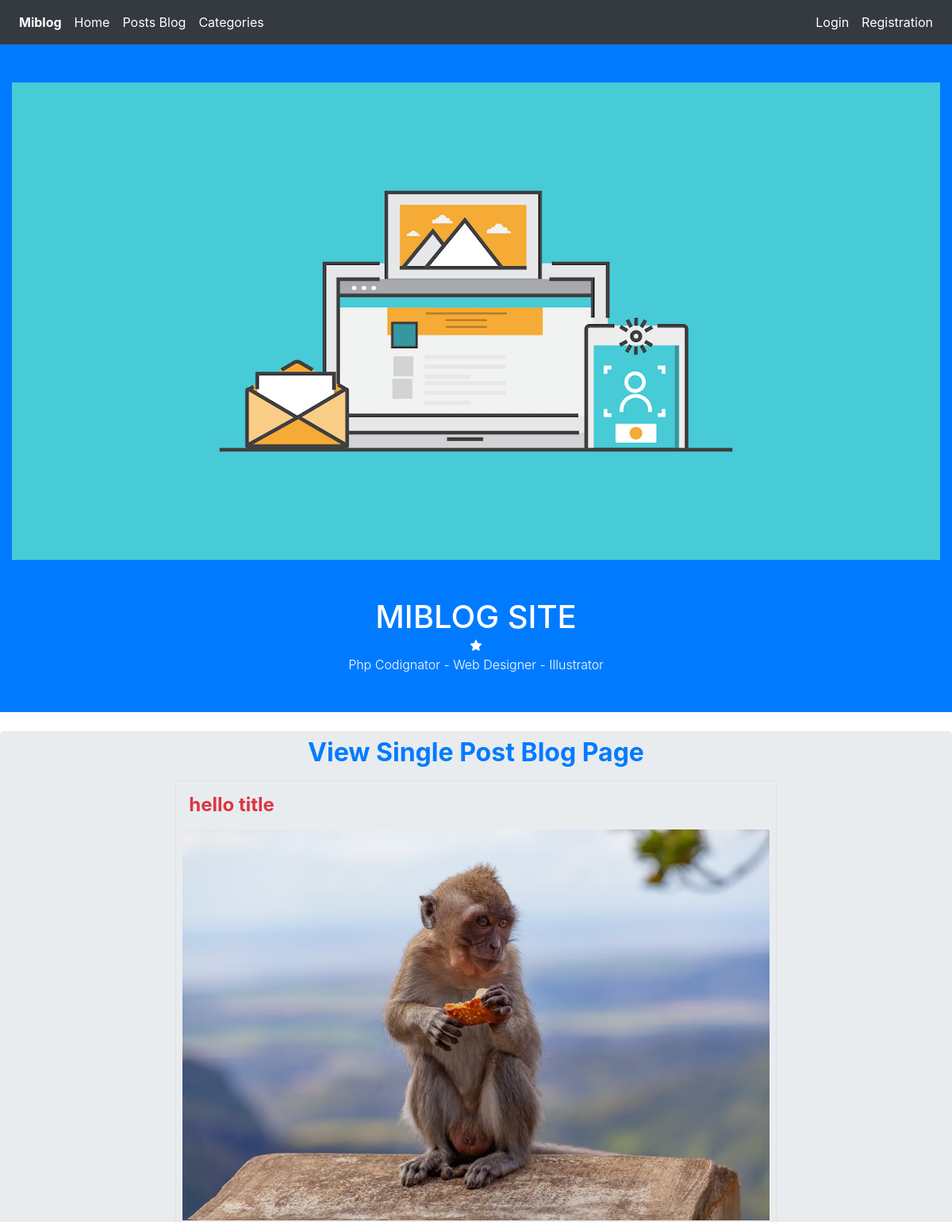
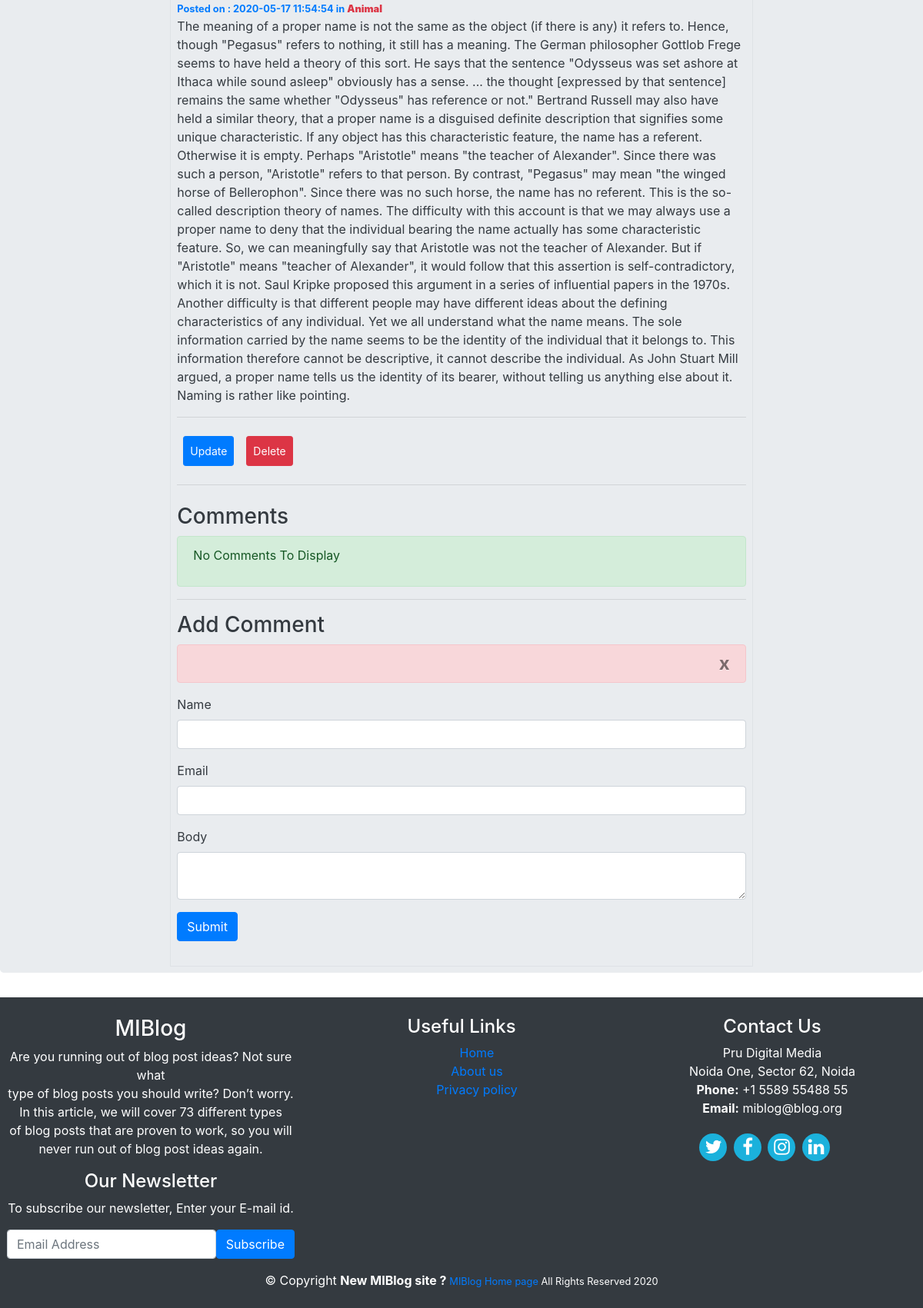
Screenshot of /posts/hello-title with the database file from the repository (2 pictures, top to bottom).
### tables this page shows
CREATE TABLE `posts` (
  `id` int(11) NOT NULL,
  `category_id` int(11) NOT NULL,
  `user_id` int(11) NOT NULL,
  `title` varchar(255) NOT NULL,
  `slug` varchar(255) NOT NULL,
  `body` text NOT NULL,
  `post_image` varchar(255) NOT NULL,
  `created_at` timestamp NOT NULL DEFAULT current_timestamp()
);

CREATE TABLE `categories` (
  `category_id` int(11) NOT NULL,
  `category_name` varchar(255) NOT NULL,
  `created_at` timestamp NOT NULL DEFAULT current_timestamp()
);

### application/controllers/Posts.php (called while the page is built, shortened)
<?php
	class Posts extends CI_Controller{
		public function view($slug = NULL){
			$data['post'] = $this->Post_model->get_posts($slug);
			$post_id = $data['post']['id'];
			$data['comments']= $this->Comment_model->get_comments($post_id);
			$data['categories'] = $this->Post_model->get_posts($slug);
			$this->load->view('templates/header');
			$this->load->view('posts/view' , $data);
			$this->load->view('templates/footer');
		}
	}
?>

### index.php (called while the page is built, shortened)
<?php
require_once BASEPATH.'core/CodeIgniter.php';

### application/models/Post_model.php (called while the page is built, shortened)
<?php
	class Post_model extends CI_Model{
		public function get_posts($slug = FALSE, $limit = FALSE, $offset = FALSE){
			$this->db->order_by('posts.id','DESC');
			$this->db->join('categories','categories.category_id = posts.category_id');
			$query = $this->db->get_where('posts',array('slug' => $slug));
			return $query->row_array();
		}
	}
?>

### application/views/posts/view.php (the view, shortened to what this page needs)
<section class="jumbotron py-2">
   <h2 class="text-center pb-2 text-primary font-weight-bold">View Single Post Blog Page</h2>
   <div class="container col-md-8 text-dark border p-2 m-auto">
		<h4 class="text-danger p-2 font-weight-bold"> <?php echo $post['title']; ?> </h2>
		<img class="card-img-top" src="<?php echo base_url(); ?>assets/images/posts/<?php echo $post['post_image']; ?>"
			alt="post_image">
		<small class="text-primary font-weight-bold m-auto"> Posted on : <?php echo $post['created_at']; ?>
		in <strong class="text-danger"><?php echo $categories['category_name']; ?></strong>
		</small>
		<p><?php echo $post['body']; ?></p>
   	    <hr>
   	    <div class="d-flex">
			<a class="btn btn-primary btn-sm p-2 m-2 pull-left" href="edit/<?php echo $post['slug']; ?>">Update</a>
			<?php echo form_open('posts/delete/'.$post['id']); ?>
				<button type="submit" class="btn btn-danger btn-sm p-2 m-2 pull-right">Delete</button>
			</form>
		</div>
		<hr>
		<div class="pb-4 mt-4">
			<h3>Comments</h3>
			<div class="alert alert-success">
				<?php if($comments) : ?>
					<?php foreach($comments as $comment) : ?>
						<div class="well">
							<h6><?php echo $comment['body']; ?> [by <strong><?php echo $comment['name']; ?></strong>]</h6>
						</div>
					<?php endforeach; ?>
				<?php else : ?>
					<p>No Comments To Display</p>
				<?php endif; ?>
			</div>
			<hr>
			<h3> Add Comment </h3>
			<div class="alert alert-danger" role="alert">
		  		<span class="p-2 m-auto">
		  		 	<button type="button" class="close" data-dismiss="alert">x</button>
		  		</span>
			</div>
			<?php echo form_open('comments/create/'.$post['id']); ?>
			  <div class="form-group">
				<label>Name</label>
				<input type="text" class="form-control" name="name">
			  </div>
			  <div class="form-group">
				<label>Email</label>
				<input type="email" class="form-control" name="email">
			  </div>
			  <div class="form-group">
				<label>Body</label>
				<textarea class="form-control" name="body" placeholder="Add Body"> </textarea>
			  </div>
			  <button type="submit" class="btn btn-primary">Submit</button>
		  </form>
		</div>
   </div>
</section>

### assets/css/style.css (style rules this page uses)
p { position: relative ; }

### rows the page displays
posts: title "hello title", post_image (picture), category.created_at "2020-05-17 11:54:54", category.category_name "Animal", body "The meaning of a proper name is not the same as the object (if there is any) it refers to. Hence, though \"Pegasus\" refers to nothing, it still has a meaning. The German philosopher Gottlob Frege seems to have held a theory of this sort. He says that the sentence \"Odysseus was set ashore at Ithaca while sound asleep\" obviously has a sense. ... the thought [expressed by that sentence] remains the same whether \"Odysseus\" has reference or not.\" Bertrand Russell may also have held a similar theory, that a proper name is a disguised definite description that signifies some unique characteristic. If any object has this characteristic feature, the name has a referent. Otherwise it is empty. Perhaps…"
